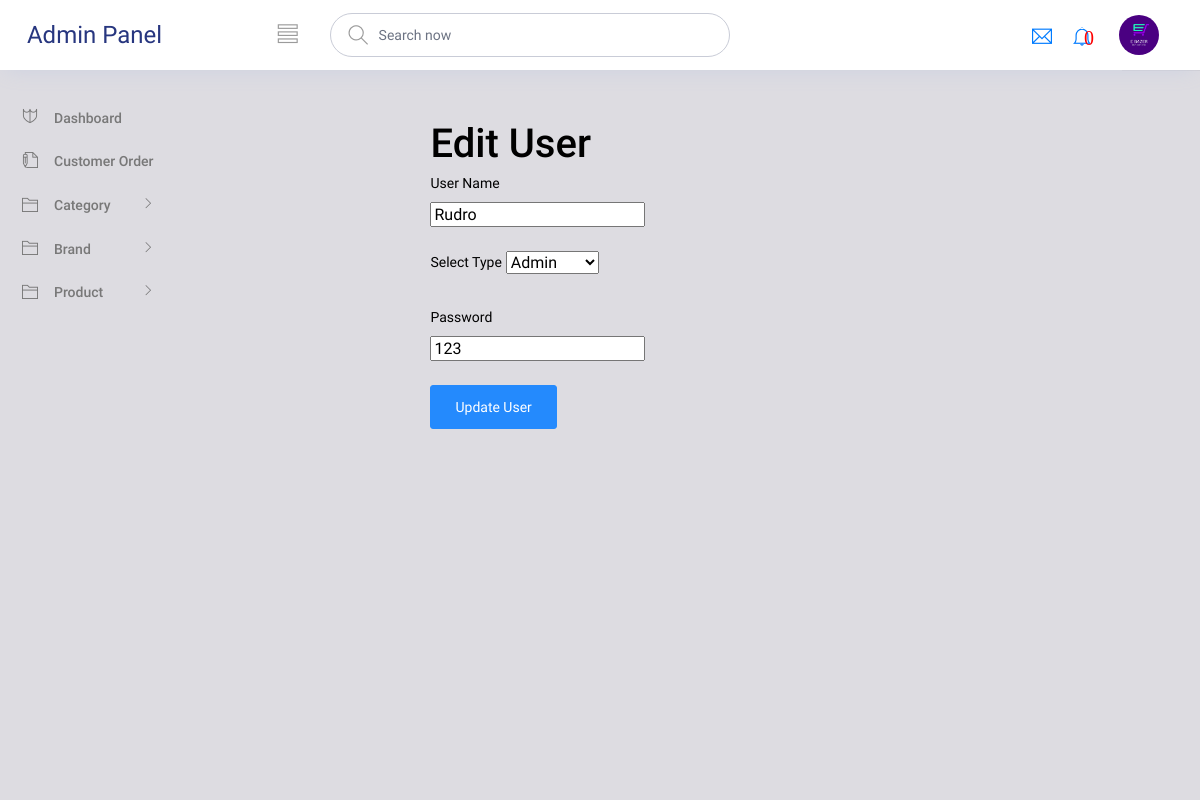
/admin/editUser/1, run on the app's committed database.
### tables this page shows
CREATE TABLE `tbl_user` (
  `id` int(11) NOT NULL,
  `name` varchar(255) NOT NULL,
  `type` varchar(255) NOT NULL,
  `password` varchar(255) NOT NULL,
  `addedBy` varchar(255) NOT NULL
);

### application/controllers/Admin.php (called while the page is built, shortened)
<?php
class Admin extends CI_Controller {
        public function editUser($id){
                     if(!empty($id) && isset($id)){
                $data['userType']=$this->modAdmin->chekUserById($id);
                $data['allCat']=$this->modAdmin->fetchallUserType();
                  if (count($data['userType'])==1) {
            $this->load->view('Admin/header');
            $this->load->view('Admin/admin_header');
            $this->load->view('Admin/editUser',$data);
            $this->load->view('Admin/admin_footer');
            $this->load->view('Admin/footer');
                  }
                  else{
                   setFlashData('alert-danger','User Type not found','home/viewUserType');
                  }
                }
                else{
                    setFlashData('alert-danger','User Type not found','home/viewUserType');
                }
        }
}

### index.php (called while the page is built, shortened)
<?php
require_once BASEPATH.'core/CodeIgniter.php';

### application/models/ModAdmin.php (called while the page is built, shortened)
<?php
      class ModAdmin extends CI_Model{
    public function chekUserById($id){
         $array = array('id' => $id);
         return $this->db->get_where('tbl_user',$array)->result_array();
      }
      }
 ?>

### application/views/Admin/editUser.php (the view, shortened to what this page needs)
<div class="content-wrapper">
	<div class="row padtop">
		<div class="col-md-6 col-md-offset-2" style="margin-left: 200px;margin-top: 30px">
			<h2>Edit User</h2>
			<?php echo form_open_multipart('admin/updateUser','','') ?>
			<div class="form-group">
				<label>User Name</label>
				<br>
				<?php echo form_input('name',$userType[0]['name'],'class="form-congrol"'); ?>
			</div>
			<div class="form-group">
    <label>Select Type</label>
      <select class="" id="division" name="type">
        <option><?php echo $userType[0]['type']; ?></option>
      </select>
</div>
<div class="form-group">
				<label>Password</label>
				<br>
				<?php echo form_input('password',$userType[0]['password'],'class="form-congrol"'); ?>
			</div>
			<div class="form-group">
				<?php echo form_submit('Update User','Update User','class="btn btn-primary"'); ?>
			</div>
			<?php echo form_close(); ?>
		</div>
		<div class="col-md-3">
		</div>
	</div>
</div>

### data on the page
tbl_user: name "Rudro", type "Admin", password "123"

### other printed values
count($chkUnSeenOrder) "0"
